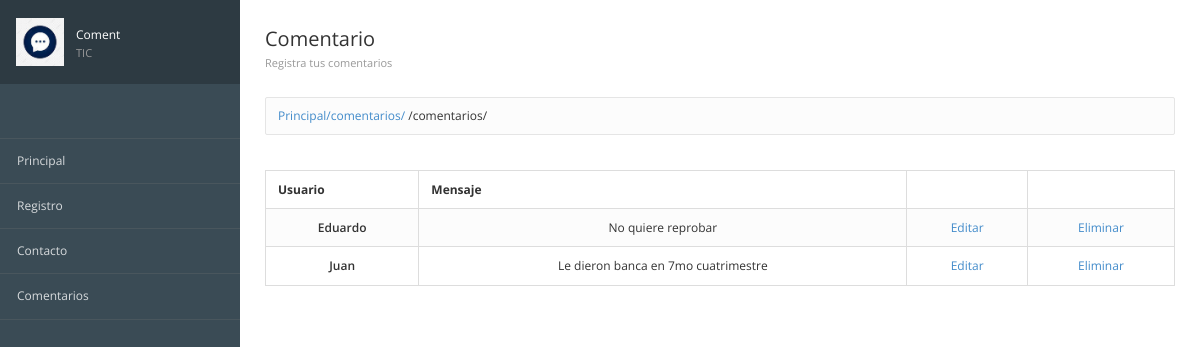
/comentarios/, run on the app's committed database.
### registros/models.py (models this page shows, shortened)
class ComentarioContacto(models.Model):
    id = models.AutoField(primary_key=True, verbose_name="Clave")
    usuario = models.CharField(max_length=100, verbose_name="Usuario")
    mensaje = models.TextField(verbose_name="Comentario")
    created = models.DateTimeField(auto_now_add=True, verbose_name="Registrado")
    class Meta:
        verbose_name = "Comentario Contacto"
        verbose_name_plural = "Comentarios Contactos"
        ordering = ["-created"]

### registros/views.py (the view)
# urls.py: path('comentarios/', views_registros.coment, name='Comentario'),
def coment(request):
    comentarios = ComentarioContacto.objects.all()
    return render(request, 'registros/comentarios.html', {'comentarios': comentarios})

### registros/templates/registros/comentarios.html
{% extends 'inicio/encabezado.html' %} {% block titulo %} Comentarios {% endblock %} {% block imagen %} {%load static%} {%static 'inicio/imagenes/comment.png'%} {% endblock %} {% block text %} Coment <span>TIC</span> {% endblock %} {% block encabezado
%} {% block encabezado %}
<div class="page-header">
    <div class="page-title">
        <h3>Comentario
            <small>Registra tus comentarios</small></h3>
    </div>
</div>
{% endblock %}
{% block contenido %}
<table class="table table-bordered table-striped">
    <thead>
        <tr>
            <th>Usuario</th>
            <th>Mensaje</th>
            <th></th>
            <th></th>
        </tr>
    </thead>
    <tbody>
        {% for coments in comentarios %}
        <tr style="text-align: center;">
            <td class="text-semibold">{{coments.usuario}}</td>
            <td class="muted">{{coments.mensaje}}</td>
            <td class="muted"><a href="{%url 'ConsultarIndividual' coments.id %}">Editar</a>
            </td>
            <td class="text-center"><a href="{%url 'Eliminar' coments.id%}">Eliminar</a></td </tr>
            {% endfor %}
    </tbody>
</table>
{% endblock %}

### inicio/static/inicio/css/londinium-theme.css (style rules this page uses)
.panel-toolbar:after, .page-header:after, .header-bar-stats .page-stats li:after, .panel-heading:after { content: ""; display: table; clear: both; }
html { height: 100%; }
body { font-family: 'Open Sans', sans-serif; font-size: 12px; position: relative; min-height: 100%; }
a { cursor: pointer; }
h1, h2, h3, h4, h5, h6, .h1, .h2, .h3, .h4, .h5, .h6 { font-weight: 600; line-height: 1.42857143; margin-top: 0; }
h3, .h3 { font-size: 20px; }
.text-semibold { font-weight: 600; }
.page-header { padding: 0; margin: 0; position: relative; border: 0; }
.page-header small { display: block; font-size: 11px; color: #999; margin: 8px 0 0 0; }
.page-title { float: left; }
.page-title h3 { padding: 29px 0; margin: 0; font-weight: 400; line-height: 20px; }
.table { margin-bottom: 0; }
.table > thead > tr > th { border-bottom-width: 1px; outline: 0; }
.table > thead > tr > th, .table > tbody > tr > th, .table > tfoot > tr > th, .table > thead > tr > td, .table > tbody > tr > td, .table > tfoot > tr > td { vertical-align: middle; padding: 10px 12px; }
.table-striped > tbody > tr:nth-child(odd) > td, .table-striped > tbody > tr:nth-child(odd) > th, .table-hover > tbody > tr:hover > td, .table-hover > tbody > tr:hover > th { background-color: #fcfcfc; }

### data on the page
ComentarioContacto: usuario "Eduardo", mensaje "No quiere reprobar"
ComentarioContacto: usuario "Juan", mensaje "Le dieron banca en 7mo cuatrimestre"

### other printed values
{{ request.path }} "/comentarios/"
